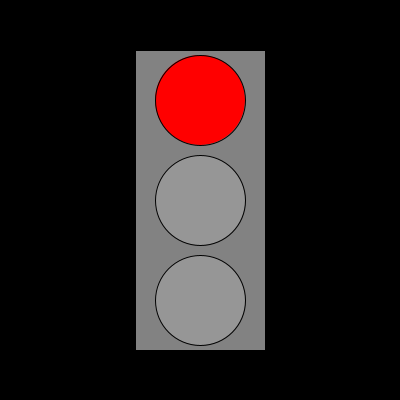
Frame 1 (no input)
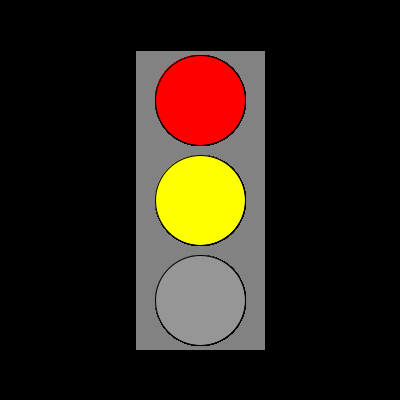
Frame 60 (the mouse pressed at the canvas centre just before this capture)
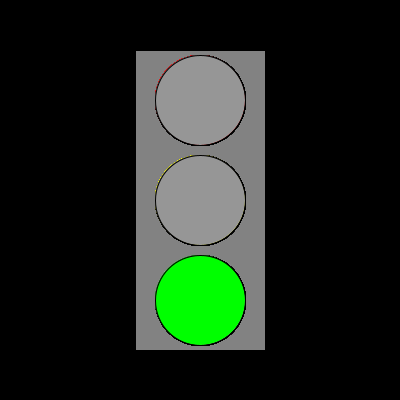
Frame 120 (the mouse held since frame 60 and released just before this capture)

The Processing sketch that drew these frames (run headless with seeded random() and noise(); from frame 60 on, the mouse is pressed at the canvas centre):

// Processing sketch: Task_6
// ── Task_6.pde
// task 6.a
int r=color(255,0,0);
int y=color(255,255,0);
int g=color(0,255,0);
int o=color(150);
// task 6.b
int light1=r;
int light2=y;
int light3=g;

//task 6.c
void setup(){
  size (400,400);
  background(0);
  rectMode(CENTER);
  fill(130);
  rect(width/2,height/2,130,300);
  frameRate(30);
}

// task 6.d 
void draw(){
  int cycle=frameCount % 240;
if (cycle<60){
  light1=r;
  light2=o;
  light3=o;
} else if (cycle>=60 && cycle<120){
  light1=r;
  light2=y;
  light3=o;
} else if (cycle>=120 && cycle<180){
  light1=o;
  light2=o;
  light3=g;
} else {
  light1=o;
  light2=y;
  light3=o;
}
// 6.e
fill(light1);
ellipseMode(CENTER);
ellipse(width/2,height/4,90,90);
fill(light2);
ellipse(width/2,height/2,90,90);
fill(light3);
ellipse(width/2,height*0.75,90,90);

 }
